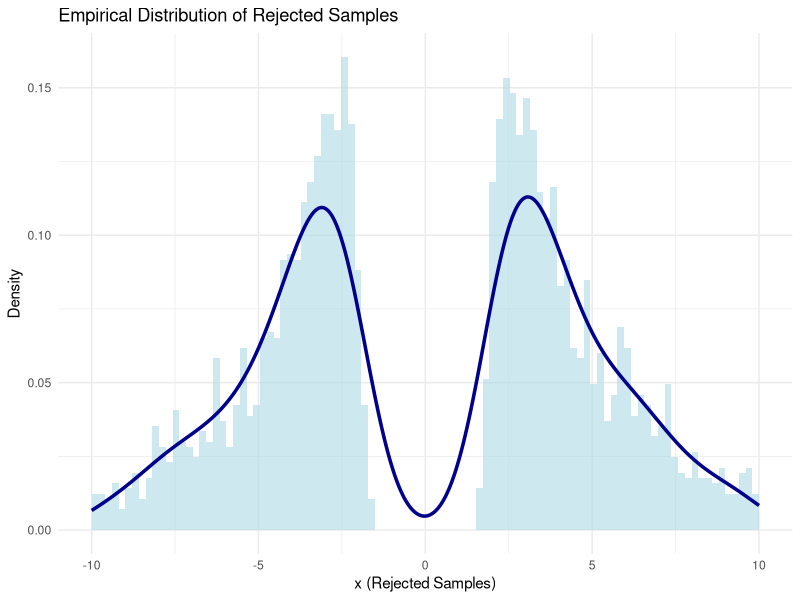

The R source for this figure:
## ---- chunk 1
library(knitr)

knitr::opts_chunk$set(echo = TRUE)

# the default output hook
hook_output = knit_hooks$get('output')
knit_hooks$set(output = function(x, options) {
  if (!is.null(n <- options$out.lines)) {
    x = unlist(stringr::str_split(x, '\n'))
    if (length(x) > n) {
      # truncate the output
      x = c(head(x, n), '....\n')
    }
    x = paste(x, collapse = '\n') # paste first n lines together
  }
  hook_output(x, options)
})
## ---- chunk 2

options(width=60)
opts_chunk$set(out.lines = 23, comment = "", warning = FALSE, message = FALSE, echo = TRUE, tidy = TRUE, size="small",tidy.opts=list(width.cutoff=50), fig.align = 'center', fig.width = 5, fig.height = 4)
## ---- chunk 3
set.seed(123)
## ---- chunk 4
P <- matrix(c(
  0,   0.5, 0.5,
  5/8, 1/4, 1/8,
  1/3, 2/3, 0),
  nrow = 3, byrow = TRUE)
rownames(P) <- colnames(P) <- 1:3
P
## ---- chunk 5
sim_chain <- function(n, start, P){
  s <- integer(n); s[1] <- start
  for(t in 2:n){
    s[t] <- sample(1:3, 1, prob = P[s[t-1], ])
  }
  s
}

chain1 <- sim_chain(1000, 1, P)
prop.table(table(chain1))
## ---- chunk 6
set.seed(321)
end_states <- replicate(500, tail(sim_chain(1000, 1, P), 1))
prop_end <- prop.table(table(end_states))
prop_end
## ---- chunk 7
library(expm)  # for eigen‑decomposition if not base
pi_stat <- eigen(t(P))$vectors[,1]
pi_stat <- Re(pi_stat / sum(pi_stat))
pi_stat
## ---- chunk 8
comparison <- rbind(
  "Single‑chain empirical" = prop.table(table(chain1)),
  "500‑chains final state" = prop_end,
  "Stationary π"          = pi_stat
)
round(comparison, 3)
## ---- chunk 9
end_states2 <- replicate(500, tail(sim_chain(1000, 2, P), 1))
prop.table(table(end_states2))
## ---- chunk 10
cat(paste0("Last knit: ", Sys.time()))

## ---- chunk 11
target_over_cauchy <- function(x) {
  (pi / sqrt(2 * pi)) * exp(-0.5 * x^2) / (1 + x^2)
}

# Optimize the function over a symmetric large interval (e.g., -100 to 100)
opt_result <- optimize(function(x) -target_over_cauchy(x), interval = c(-100, 100))

k <- -opt_result$objective
k
## ---- chunk 12
set.seed(123)
n <- 10000  # desired number of accepted samples
samples <- numeric(n)
rejected <- numeric()
i <- 0
trials <- 0

while (i < n) {
  x_candidate <- rcauchy(1)
  u <- runif(1)

  f_x <- dnorm(x_candidate)  # standard normal density
  g_x <- dcauchy(x_candidate)  # standard Cauchy density

  if (u <= f_x / (k * g_x)) {
    i <- i + 1
    samples[i] <- x_candidate
  } else {
    rejected <- c(rejected, x_candidate)
  }
  trials <- trials + 1
}

# Report the acceptance rate
acceptance_rate <- n / trials
acceptance_rate
## ---- chunk 13
cat("Acceptance rate (MC estimate):", acceptance_rate, "\n")
## ---- chunk 14
cat("Acceptance rate (MC estimate):", acceptance_rate, "\n")
## ---- chunk 15
library(ggplot2)

# Create a data frame
rejected_df <- data.frame(x = rejected)

# Plot histogram and density estimation
ggplot(rejected_df, aes(x = x)) +
  geom_histogram(aes(y = ..density..), bins = 100, fill = "lightblue", alpha = 0.6) +
  geom_density(color = "darkblue", size = 1.2) +
  xlim(-10, 10) +
  labs(title = "Empirical Distribution of Rejected Samples",
       x = "x (Rejected Samples)",
       y = "Density") +
  theme_minimal()
## ---- chunk 16
#
#
#
#
#
#
#
#
#
## ---- chunk 17
cat(paste("Last update by LT:",date()))
